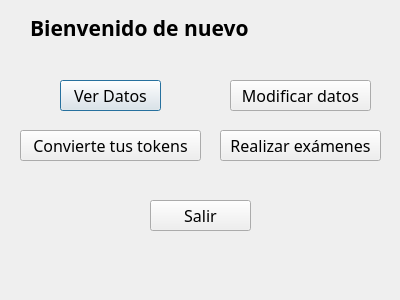
<?xml version="1.0" encoding="UTF-8"?>
<ui version="4.0">
 <class>Dialog</class>
 <widget class="QDialog" name="Dialog">
  <property name="geometry">
   <rect>
    <x>0</x>
    <y>0</y>
    <width>400</width>
    <height>300</height>
   </rect>
  </property>
  <property name="windowTitle">
   <string>Dialog</string>
  </property>
  <widget class="QLabel" name="label">
   <property name="geometry">
    <rect>
     <x>30</x>
     <y>20</y>
     <width>281</width>
     <height>16</height>
    </rect>
   </property>
   <property name="font">
    <font>
     <family>Century Gothic</family>
     <pointsize>16</pointsize>
     <weight>75</weight>
     <bold>true</bold>
    </font>
   </property>
   <property name="text">
    <string>Bienvenido de nuevo</string>
   </property>
  </widget>
  <widget class="QPushButton" name="pushButton">
   <property name="geometry">
    <rect>
     <x>60</x>
     <y>80</y>
     <width>101</width>
     <height>31</height>
    </rect>
   </property>
   <property name="font">
    <font>
     <family>Century Gothic</family>
     <pointsize>12</pointsize>
    </font>
   </property>
   <property name="text">
    <string>Ver Datos</string>
   </property>
  </widget>
  <widget class="QPushButton" name="pushButton_6">
   <property name="geometry">
    <rect>
     <x>230</x>
     <y>80</y>
     <width>141</width>
     <height>31</height>
    </rect>
   </property>
   <property name="font">
    <font>
     <family>Century Gothic</family>
     <pointsize>12</pointsize>
    </font>
   </property>
   <property name="text">
    <string>Modificar datos</string>
   </property>
  </widget>
  <widget class="QPushButton" name="pushButton_7">
   <property name="geometry">
    <rect>
     <x>20</x>
     <y>130</y>
     <width>181</width>
     <height>31</height>
    </rect>
   </property>
   <property name="font">
    <font>
     <family>Century Gothic</family>
     <pointsize>12</pointsize>
    </font>
   </property>
   <property name="text">
    <string>Convierte tus tokens</string>
   </property>
  </widget>
  <widget class="QPushButton" name="pushButton_8">
   <property name="geometry">
    <rect>
     <x>150</x>
     <y>200</y>
     <width>101</width>
     <height>31</height>
    </rect>
   </property>
   <property name="font">
    <font>
     <family>Century Gothic</family>
     <pointsize>12</pointsize>
    </font>
   </property>
   <property name="text">
    <string>Salir</string>
   </property>
  </widget>
  <widget class="QPushButton" name="pushButton_9">
   <property name="geometry">
    <rect>
     <x>220</x>
     <y>130</y>
     <width>161</width>
     <height>31</height>
    </rect>
   </property>
   <property name="font">
    <font>
     <family>Century Gothic</family>
     <pointsize>12</pointsize>
    </font>
   </property>
   <property name="text">
    <string>Realizar exámenes</string>
   </property>
  </widget>
 </widget>
 <resources/>
 <connections/>
</ui>
